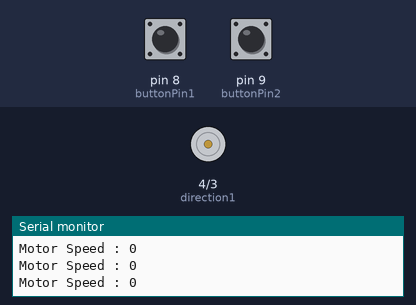
This sketch was run on a simulated Arduino Uno, built with avr-gcc and run on an emulated ATmega328P. Parts: motor-driver pin pairs drawn as motors (green arrow = first pin HIGH = forward, orange = second pin HIGH = backward, longer = more drive, scaled by the enable pin), the last lines printed to the serial monitor. The inputs (shaded band) are chosen by the test bench; at power-on: pin 8 (buttonPin1) HIGH, pin 9 (buttonPin2) HIGH.

Above: at 1.2 s.
1.3 s: pin 8 (buttonPin1) pulled LOW for 1 s
At 2.7 s:
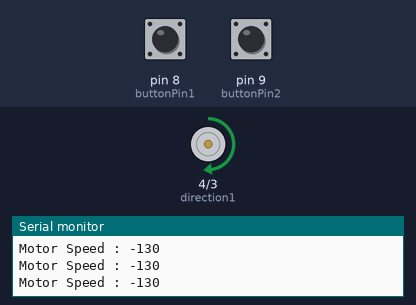
3.8 s: pin 9 (buttonPin2) pulled LOW for 3.2 s
At 7.9 s:
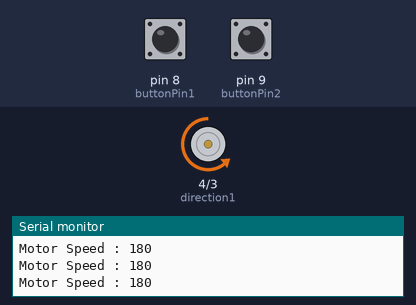
8.5 s: pin 9 (buttonPin2) pulled LOW for 1 s
At 10.6 s:
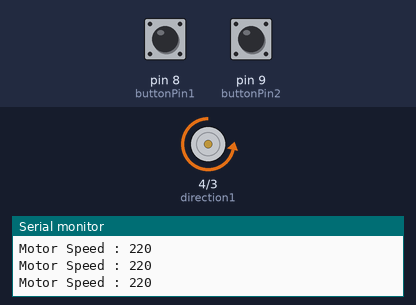
11.0 s: pin 8 (buttonPin1) pulled LOW for 3.2 s
At 13.65 s:
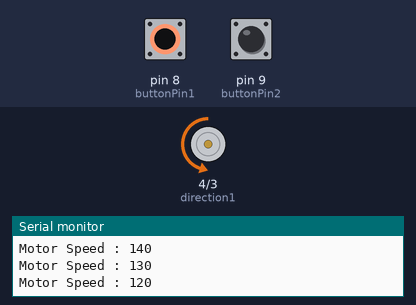
15.7 s: pin 8 (buttonPin1) pulled LOW for 3.2 s
At 19.7 s:
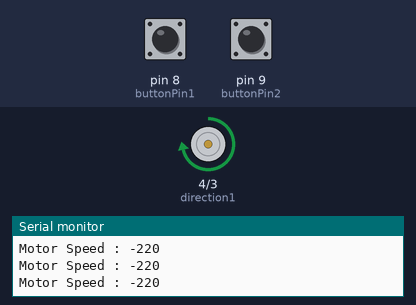
20.4 s: pin 8 (buttonPin1) pulled LOW for 0.15 s
At 21.1 s:
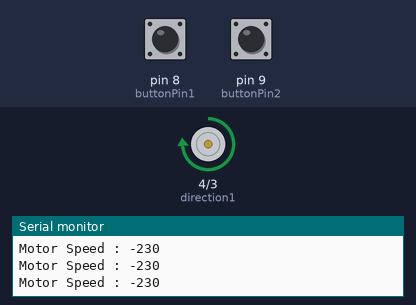
Timing chart, 0 to 23.4 s (numbered marks = the images above; inputs shaded):
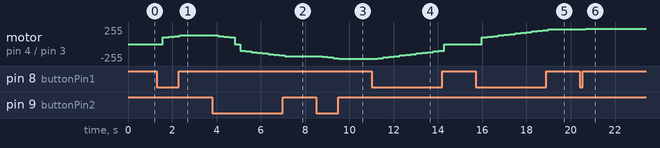

The sketch:

dc_motor_speed_and_direction_control_with_two_pushbuttons.ino
```cpp
int speedPin=5; //connected to pin 1 of L293D motor controller
int direction1=4; //connected to pin 2 of L293D motor controller
int direction2=3; // connected to pin 7 of L293D motor controller
int motorSpeed=0;  //min=0 max=255
int buttonPin1=8;
int buttonPin2=9;
int buttonPin1Value;
int buttonPin2Value;
int delayTime=250; //0,25 sec

void setup() {

pinMode(speedPin,OUTPUT);
pinMode(direction1,OUTPUT);
pinMode(direction2,OUTPUT);
pinMode(buttonPin1,INPUT);
pinMode(buttonPin2,INPUT);
digitalWrite(buttonPin1,HIGH);
digitalWrite(buttonPin2,HIGH);
Serial.begin(9600);

}

void loop() {

buttonPin1Value=digitalRead(buttonPin1);
buttonPin2Value=digitalRead(buttonPin2);
Serial.print("Motor Speed : ");
Serial.println(motorSpeed);

if (buttonPin1Value==0){
  motorSpeed=motorSpeed-10;
  delay(delayTime);
}
if (buttonPin2Value==0){
  motorSpeed=motorSpeed+10;
  delay(delayTime);
}
if (motorSpeed>255){
  motorSpeed=255;
}
if (motorSpeed<-255){
  motorSpeed=-255;
}
if (motorSpeed==10){
  motorSpeed=100;    //min ~100 for motor to start moving
}
if (motorSpeed==-10){
  motorSpeed=-100;
}
if (motorSpeed==90 || motorSpeed==95){
  motorSpeed=0;
}
if (motorSpeed==-90 || motorSpeed==-95){
  motorSpeed=0;
}
if (motorSpeed==0){
  analogWrite(speedPin,0);
}
if (motorSpeed>0){
  digitalWrite(direction1,LOW);
  digitalWrite(direction2,HIGH);
  analogWrite(speedPin,motorSpeed);
}
if (motorSpeed<0){
  digitalWrite(direction1,HIGH);
  digitalWrite(direction2,LOW);
  analogWrite(speedPin,abs(motorSpeed));
}

}
```

Measured:
- after the input at 1.3 s, motor on pin 4 (direction1) / pin 3 (direction2): stopped → forward 100/255 after 0.28 s, → forward 110/255 0.25 s later, → forward 120/255 0.25 s later, → forward 130/255 0.25 s later
- after the input at 3.8 s, motor on pin 4 (direction1) / pin 3 (direction2): moves from forward 130/255 to backward 180/255 over 3.0 s, starting after 0.27 s
- after the input at 8.5 s, motor on pin 4 (direction1) / pin 3 (direction2): backward 180/255 → backward 190/255 after 0.28 s, → backward 200/255 0.25 s later, → backward 210/255 0.25 s later, → backward 220/255 0.25 s later
- after the input at 11.0 s, motor on pin 4 (direction1) / pin 3 (direction2): moves from backward 220/255 to stopped over 3.0 s, starting after 0.28 s
- after the input at 15.7 s, motor on pin 4 (direction1) / pin 3 (direction2): moves from stopped to forward 220/255 over 3.0 s, starting after 0.28 s
- after the input at 20.4 s, motor on pin 4 (direction1) / pin 3 (direction2): forward 220/255 → forward 230/255 after 0.29 s
